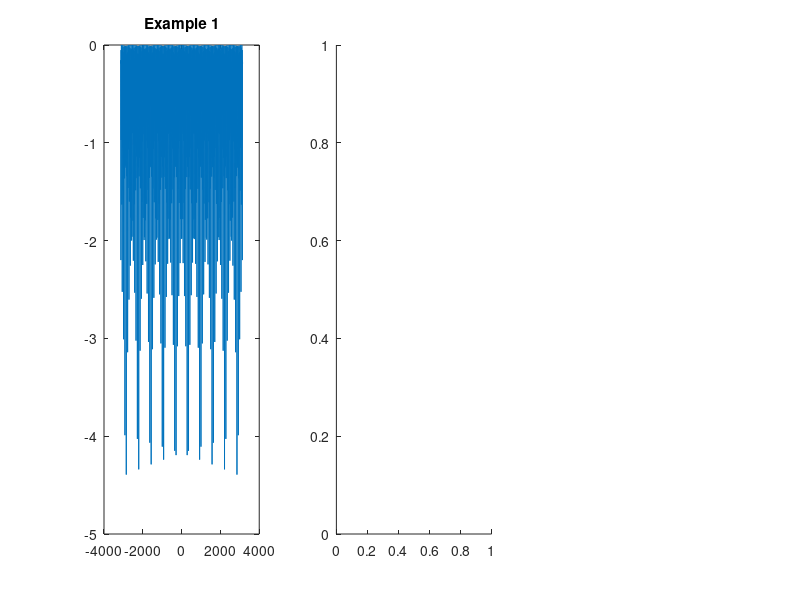

This figure's MATLAB source: (Note: this script raises an error after producing the figure.)
figure("Name", "Graphics", "NumberTitle", "off");
subplot(1, 3, 1);
x = linspace(-pi*1000, pi*1000, 1000);
y = log(sin(pi\x));
plot(x, y);
title("Example 1");
subplot(1, 3, 2);
y = sin(x)./x;
polarplot(x, y);
title("Example 2");
subplot(1, 3, 3);
fplot(@humps,[-2,2]);
hold on;
title("Example 3");
xx = fminbnd(@humps, 0, 1, optimset('Display', 'off'));
plot(xx, humps(xx), 'r*');
max = -10000;
for x=-2:0.01:2
    if humps(x)>=20 && humps(x)<=40
        plot(x, humps(x), 'r.');
    end
end
for x=-2:0.0001:2
    if humps(x)>humps(max)
        max = x;
    end
end
plot(max, humps(max), 'r.'); 